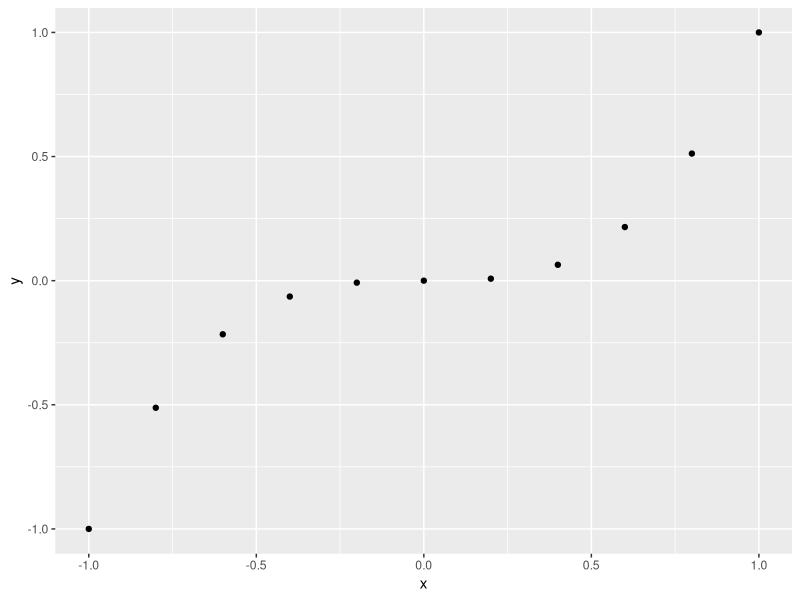
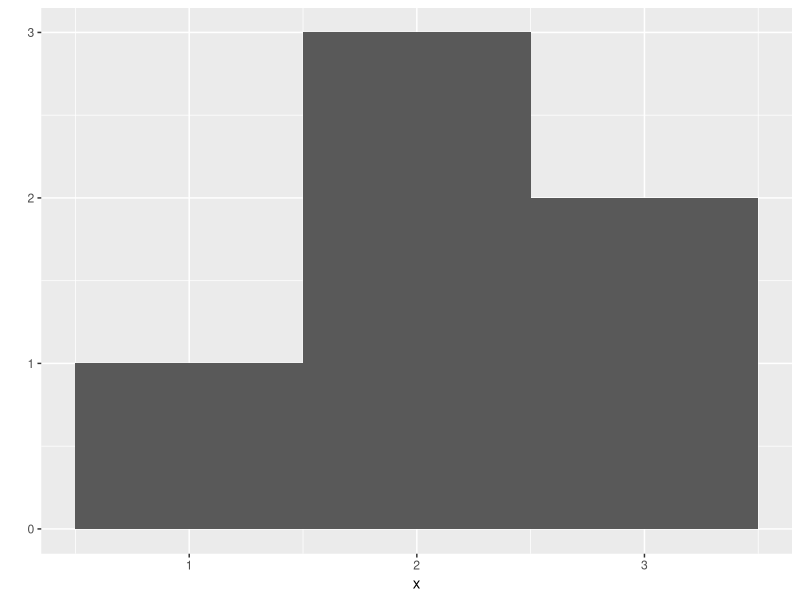
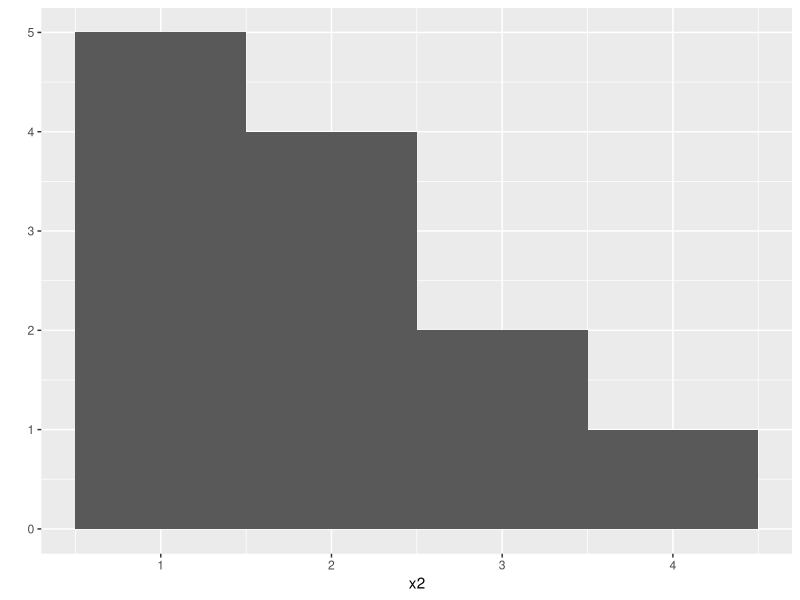
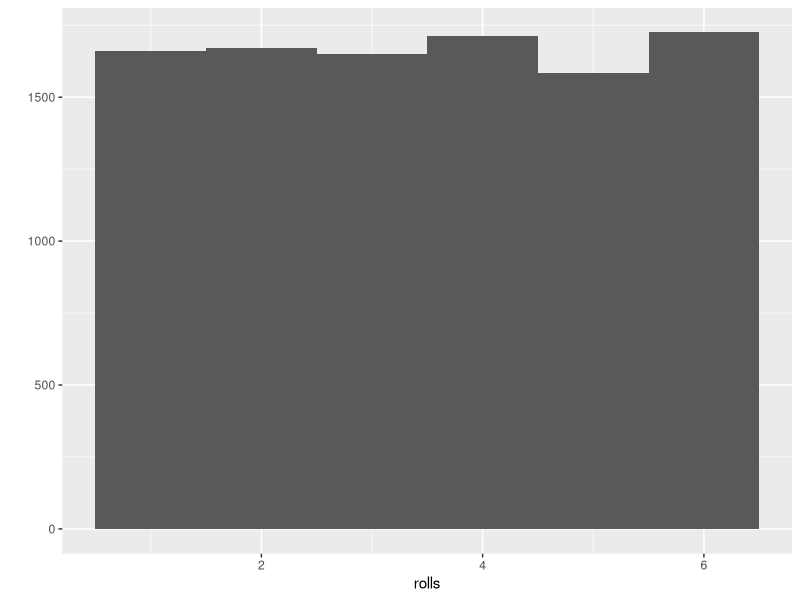

Write R code to recreate these figures, in order.
## Including Plots
#install.packages("ggplot2")
library(ggplot2)

# 2.4 Writing your own functions
roll <- function(){
  dado <- c(1:6)
  resultado <- sample(dado, 1)
  return(resultado)
}

roll()

# 2.6 Scripts
roll2 <- function(dado = 1:6){
  resultado <- sample(dado, 1)
  return(resultado)
}

roll2(1:3)

# 3.1 Packages
library("ggplot2")
x <- c(-1, -0.8, -0.6, -0.4, -0.2, 0, 0.2, 0.4, 0.6, 0.8, 1)
x

y <- x^3
y

qplot(x, y)

x <- c(1, 2, 2, 2, 3, 3)
qplot(x, binwidth = 1)

x2 <- c(1, 1, 1, 1, 1, 2, 2, 2, 2, 3, 3, 4)
qplot(x2, binwidth = 1)

rolls <- replicate(10000, roll())
qplot(rolls, binwidth = 1)

